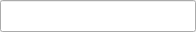
<?xml version="1.0" encoding="UTF-8"?>
<ui version="4.0">
 <class>SearchLineEdit</class>
 <widget class="QLineEdit" name="SearchLineEdit">
  <property name="geometry">
   <rect>
    <x>0</x>
    <y>0</y>
    <width>196</width>
    <height>32</height>
   </rect>
  </property>
  <property name="windowIcon">
   <iconset theme="search"/>
  </property>
  <widget class="QToolButton" name="m_SearchButton">
   <property name="geometry">
    <rect>
     <x>5</x>
     <y>8</y>
     <width>18</width>
     <height>18</height>
    </rect>
   </property>
   <property name="sizePolicy">
    <sizepolicy hsizetype="Fixed" vsizetype="Fixed">
     <horstretch>18</horstretch>
     <verstretch>18</verstretch>
    </sizepolicy>
   </property>
   <property name="icon">
    <iconset theme="search"/>
   </property>
   <property name="autoRaise">
    <bool>true</bool>
   </property>
  </widget>
 </widget>
 <resources/>
 <connections/>
</ui>
